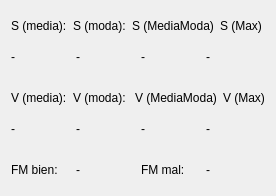
                    <widget class="QWidget" name="tab_10">
                     <property name="styleSheet">
                      <string notr="true">* {font: 63 oblique 12pt &quot;URW Gothic&quot;;}</string>
                     </property>
                     <attribute name="title">
                      <string>Imagen Correcta</string>
                     </attribute>
                     <layout class="QVBoxLayout" name="verticalLayout_18" stretch="3,2,1,3,2,1,3">
                      <item>
                       <layout class="QHBoxLayout" name="horizontalLayout_47">
                        <item>
                         <widget class="QLabel" name="label_53">
                          <property name="styleSheet">
                           <string notr="true"/>
                          </property>
                          <property name="text">
                           <string>S (media):</string>
                          </property>
                         </widget>
                        </item>
                        <item>
                         <widget class="QLabel" name="label_54">
                          <property name="styleSheet">
                           <string notr="true"/>
                          </property>
                          <property name="text">
                           <string>S (moda):</string>
                          </property>
                         </widget>
                        </item>
                        <item>
                         <widget class="QLabel" name="label_58">
                          <property name="styleSheet">
                           <string notr="true"/>
                          </property>
                          <property name="text">
                           <string>S (MediaModa)</string>
                          </property>
                         </widget>
                        </item>
                        <item>
                         <widget class="QLabel" name="label_59">
                          <property name="styleSheet">
                           <string notr="true"/>
                          </property>
                          <property name="text">
                           <string>S (Max)</string>
                          </property>
                         </widget>
                        </item>
                       </layout>
                      </item>
                      <item>
                       <layout class="QHBoxLayout" name="horizontalLayout_48">
                        <item>
                         <widget class="QLabel" name="label_smedia_4">
                          <property name="styleSheet">
                           <string notr="true">font: 63 oblique 20pt &quot;URW Gothic&quot;;</string>
                          </property>
                          <property name="text">
                           <string>-</string>
                          </property>
                         </widget>
                        </item>
                        <item>
                         <widget class="QLabel" name="label_smoda_4">
                          <property name="styleSheet">
                           <string notr="true">font: 63 oblique 20pt &quot;URW Gothic&quot;;</string>
                          </property>
                          <property name="text">
                           <string>-</string>
                          </property>
                         </widget>
                        </item>
                        <item>
                         <widget class="QLabel" name="label_smedmod_3">
                          <property name="styleSheet">
                           <string notr="true">font: 63 oblique 20pt &quot;URW Gothic&quot;;</string>
                          </property>
                          <property name="text">
                           <string>-</string>
                          </property>
                         </widget>
                        </item>
                        <item>
                         <widget class="QLabel" name="label_smax_3">
                          <property name="styleSheet">
                           <string notr="true">font: 63 oblique 20pt &quot;URW Gothic&quot;;</string>
                          </property>
                          <property name="text">
                           <string>-</string>
                          </property>
                         </widget>
                        </item>
                       </layout>
                      </item>
                      <item>
                       <spacer name="verticalSpacer_10">
                        <property name="orientation">
                         <enum>Qt::Vertical</enum>
                        </property>
                        <property name="sizeHint" stdset="0">
                         <size>
                          <width>20</width>
                          <height>40</height>
                         </size>
                        </property>
                       </spacer>
                      </item>
                      <item>
                       <layout class="QHBoxLayout" name="horizontalLayout_49">
                        <item>
                         <widget class="QLabel" name="label_60">
                          <property name="styleSheet">
                           <string notr="true"/>
                          </property>
                          <property name="text">
                           <string>V (media):</string>
                          </property>
                         </widget>
                        </item>
                        <item>
                         <widget class="QLabel" name="label_61">
                          <property name="text">
                           <string>V (moda): </string>
                          </property>
                         </widget>
                        </item>
                        <item>
                         <widget class="QLabel" name="label_62">
                          <property name="text">
                           <string>V (MediaModa)</string>
                          </property>
                         </widget>
                        </item>
                        <item>
                         <widget class="QLabel" name="label_63">
                          <property name="text">
                           <string>V (Max)</string>
                          </property>
                         </widget>
                        </item>
                       </layout>
                      </item>
                      <item>
                       <layout class="QHBoxLayout" name="horizontalLayout_50">
                        <item>
                         <widget class="QLabel" name="label_vmedia_4">
                          <property name="styleSheet">
                           <string notr="true">font: 63 oblique 20pt &quot;URW Gothic&quot;;</string>
                          </property>
                          <property name="text">
                           <string>-</string>
                          </property>
                         </widget>
                        </item>
                        <item>
                         <widget class="QLabel" name="label_vmoda_4">
                          <property name="styleSheet">
                           <string notr="true">font: 63 oblique 20pt &quot;URW Gothic&quot;;</string>
                          </property>
                          <property name="text">
                           <string>-</string>
                          </property>
                         </widget>
                        </item>
                        <item>
                         <widget class="QLabel" name="label_vmedmod_3">
                          <property name="styleSheet">
                           <string notr="true">font: 63 oblique 20pt &quot;URW Gothic&quot;;</string>
                          </property>
                          <property name="text">
                           <string>-</string>
                          </property>
                         </widget>
                        </item>
                        <item>
                         <widget class="QLabel" name="label_vmax_3">
                          <property name="styleSheet">
                           <string notr="true">font: 63 oblique 20pt &quot;URW Gothic&quot;;</string>
                          </property>
                          <property name="text">
                           <string>-</string>
                          </property>
                         </widget>
                        </item>
                       </layout>
                      </item>
                      <item>
                       <spacer name="verticalSpacer_11">
                        <property name="orientation">
                         <enum>Qt::Vertical</enum>
                        </property>
                        <property name="sizeHint" stdset="0">
                         <size>
                          <width>20</width>
                          <height>40</height>
                         </size>
                        </property>
                       </spacer>
                      </item>
                      <item>
                       <layout class="QHBoxLayout" name="horizontalLayout_51">
                        <item>
                         <widget class="QLabel" name="label_64">
                          <property name="styleSheet">
                           <string notr="true"/>
                          </property>
                          <property name="text">
                           <string>FM bien:</string>
                          </property>
                         </widget>
                        </item>
                        <item>
                         <widget class="QLabel" name="label_fmbien_3">
                          <property name="styleSheet">
                           <string notr="true">font: 63 oblique 18pt &quot;URW Gothic&quot;;</string>
                          </property>
                          <property name="text">
                           <string>-</string>
                          </property>
                         </widget>
                        </item>
                        <item>
                         <widget class="QLabel" name="label_65">
                          <property name="styleSheet">
                           <string notr="true"/>
                          </property>
                          <property name="text">
                           <string>FM mal:</string>
                          </property>
                         </widget>
                        </item>
                        <item>
                         <widget class="QLabel" name="label_fmmal_3">
                          <property name="styleSheet">
                           <string notr="true">font: 63 oblique 18pt &quot;URW Gothic&quot;;</string>
                          </property>
                          <property name="text">
                           <string>-</string>
                          </property>
                         </widget>
                        </item>
                       </layout>
                      </item>
                     </layout>
                    </widget>
